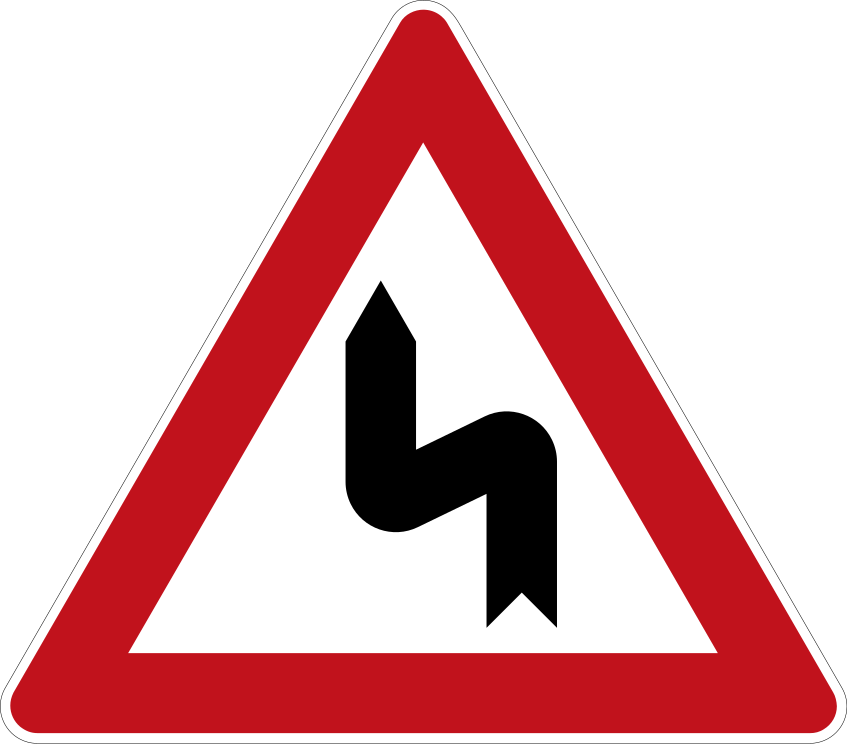
#> input picture test_img/Doppelkurve_(zunächst_links).png, 847 x 744 px; its folder holds 4 pictures in this run
$ jupyter execute --allow-errors Traffic_Sign_Classifier.ipynb   (shell and % lines are left out)
#> lines starting #> are read from the running program, lines starting #| are printed output that depends on the picture
# Self-Driving Car Engineer Nanodegree

## Deep Learning

## Project: Build a Traffic Sign Recognition Classifier

In this notebook, a template is provided for you to implement your functionality in stages, which is required to successfully complete this project. If additional code is required that cannot be included in the notebook, be sure that the Python code is successfully imported and included in your submission if necessary.

> **Note**: Once you have completed all of the code implementations, you need to finalize your work by exporting the iPython Notebook as an HTML document. Before exporting the notebook to html, all of the code cells need to have been run so that reviewers can see the final implementation and output. You can then export the notebook by using the menu above and navigating to  \n",
    "**File -> Download as -> HTML (.html)**. Include the finished document along with this notebook as your submission.

In addition to implementing code, there is a writeup to complete. The writeup should be completed in a separate file, which can be either a markdown file or a pdf document. There is a [write up template](https://github.com/udacity/CarND-Traffic-Sign-Classifier-Project/blob/master/writeup_template.md) that can be used to guide the writing process. Completing the code template and writeup template will cover all of the [rubric points](https://review.udacity.com/#!/rubrics/481/view) for this project.

The [rubric](https://review.udacity.com/#!/rubrics/481/view) contains "Stand Out Suggestions" for enhancing the project beyond the minimum requirements. The stand out suggestions are optional. If you decide to pursue the "stand out suggestions", you can include the code in this Ipython notebook and also discuss the results in the writeup file.

>**Note:** Code and Markdown cells can be executed using the **Shift + Enter** keyboard shortcut. In addition, Markdown cells can be edited by typically double-clicking the cell to enter edit mode.

---
## Step 0: Load The Data

[cell 1]
# Load pickled data
import pickle

# TODO: Fill this in based on where you saved the training and testing data

training_file = "traffic-signs-data/train.p"
validation_file = "traffic-signs-data/valid.p"
testing_file = "traffic-signs-data/test.p"

#> (the rest of this cell did not finish here and is left out)

---

## Step 1: Dataset Summary & Exploration

The pickled data is a dictionary with 4 key/value pairs:

- `'features'` is a 4D array containing raw pixel data of the traffic sign images, (num examples, width, height, channels).
- `'labels'` is a 1D array containing the label/class id of the traffic sign. The file `signnames.csv` contains id -> name mappings for each id.
- `'sizes'` is a list containing tuples, (width, height) representing the original width and height the image.
- `'coords'` is a list containing tuples, (x1, y1, x2, y2) representing coordinates of a bounding box around the sign in the image. **THESE COORDINATES ASSUME THE ORIGINAL IMAGE. THE PICKLED DATA CONTAINS RESIZED VERSIONS (32 by 32) OF THESE IMAGES**

Complete the basic data summary below. Use python, numpy and/or pandas methods to calculate the data summary rather than hard coding the results. For example, the [pandas shape method](http://pandas.pydata.org/pandas-docs/stable/generated/pandas.DataFrame.shape.html) might be useful for calculating some of the summary results.

### Provide a Basic Summary of the Data Set Using Python, Numpy and/or Pandas

[cell 2]
### Replace each question mark with the appropriate value.
### Use python, pandas or numpy methods rather than hard coding the results
import numpy as np

# Number of training examples
#> (the rest of this cell did not finish here and is left out)

### Include an exploratory visualization of the dataset

Visualize the German Traffic Signs Dataset using the pickled file(s). This is open ended, suggestions include: plotting traffic sign images, plotting the count of each sign, etc.

The [Matplotlib](http://matplotlib.org/) [examples](http://matplotlib.org/examples/index.html) and [gallery](http://matplotlib.org/gallery.html) pages are a great resource for doing visualizations in Python.

**NOTE:** It's recommended you start with something simple first. If you wish to do more, come back to it after you've completed the rest of the sections. It can be interesting to look at the distribution of classes in the training, validation and test set. Is the distribution the same? Are there more examples of some classes than others?

[cell 3]
### Data exploration visualization code goes here.
### Feel free to use as many code cells as needed.
import matplotlib
import matplotlib.pyplot as plt
# Visualizations will be shown in the notebook.

[cell 4]
from pandas import read_csv
#> (the rest of this cell did not finish here and is left out)

[cell 5]
# [13 lines left out: function split_by_class, not called in this run]

matplotlib.rcParams['figure.figsize'] = (12, 64)
print("Generating graph...")
#> (the rest of this cell did not finish here and is left out)

----

## Step 2: Design and Test a Model Architecture

Design and implement a deep learning model that learns to recognize traffic signs. Train and test your model on the [German Traffic Sign Dataset](http://benchmark.ini.rub.de/?section=gtsrb&subsection=dataset).

The LeNet-5 implementation shown in the [classroom](https://classroom.udacity.com/nanodegrees/nd013/parts/fbf77062-5703-404e-b60c-95b78b2f3f9e/modules/6df7ae49-c61c-4bb2-a23e-6527e69209ec/lessons/601ae704-1035-4287-8b11-e2c2716217ad/concepts/d4aca031-508f-4e0b-b493-e7b706120f81) at the end of the CNN lesson is a solid starting point. You'll have to change the number of classes and possibly the preprocessing, but aside from that it's plug and play!

With the LeNet-5 solution from the lecture, you should expect a validation set accuracy of about 0.89. To meet specifications, the validation set accuracy will need to be at least 0.93. It is possible to get an even higher accuracy, but 0.93 is the minimum for a successful project submission.

There are various aspects to consider when thinking about this problem:

- Neural network architecture (is the network over or underfitting?)
- Play around preprocessing techniques (normalization, rgb to grayscale, etc)
- Number of examples per label (some have more than others).
- Generate fake data.

Here is an example of a [published baseline model on this problem](http://yann.lecun.com/exdb/publis/pdf/sermanet-ijcnn-11.pdf). It's not required to be familiar with the approach used in the paper but, it's good practice to try to read papers like these.

### Pre-process the Data Set (normalization, grayscale, etc.)

Minimally, the image data should be normalized so that the data has mean zero and equal variance. For image data, `(pixel - 128)/ 128` is a quick way to approximately normalize the data and can be used in this project.

Other pre-processing steps are optional. You can try different techniques to see if it improves performance.

Use the code cell (or multiple code cells, if necessary) to implement the first step of your project.

[cell 6]
import random
from scipy import ndarray
import skimage
from skimage import transform, util

# [37 lines left out: functions random_rotation, random_noise, random_shear, not called in this run]

matplotlib.rcParams['figure.figsize'] = (12, 12)
#> (the rest of this cell did not finish here and is left out)

[cell 7]
from collections import Counter
import random
PER_CLASS_MAX = 3000 # maximum number of total images for each class

transformations = {
    0: random_rotation,
    1: random_noise,
    2: random_shear
}

def concat(a, b):
    """Concatenate two arrays."""
    return np.concatenate((a, b), axis=0)

# [20 lines of commented-out code are left out]

# [14 lines left out: function augment_img, not called in this run]

#> (the rest of this cell did not finish here and is left out)

[cell 8]
matplotlib.rcParams['figure.figsize'] = (12, 64)
print("Generating graph...")
#> (the rest of this cell did not finish here and is left out)

#> (a cell that did not finish here is left out)

[cell 10]
### Preprocess the data here. It is required to normalize the data. Other preprocessing steps could include
### converting to grayscale, etc.
### Feel free to use as many code cells as needed.
# reference: https://navoshta.com/traffic-signs-classification/
from sklearn.utils import shuffle
from skimage.restoration import denoise_tv_chambolle

# [16 lines left out: function enhance, not called in this run]

# preprocess the dataset and one-hot encoding the label set
alpha = 1.5
#> (the rest of this cell did not finish here and is left out)

#> (a cell that did not finish here is left out)

### Model Architecture

[cell 12]
### Define your architecture here.
### Feel free to use as many code cells as needed.
import tensorflow as tf

EPOCHS = 10
BATCH_SIZE = 128
KEEP_PROB = 0.5

# [126 lines left out: functions inception_2d, train_model, not called in this run]

### Train, Validate and Test the Model

A validation set can be used to assess how well the model is performing. A low accuracy on the training and validation
sets imply underfitting. A high accuracy on the training set but low accuracy on the validation set implies overfitting.

[cell 13]
### Train your model here.
### Calculate and report the accuracy on the training and validation set.
### Once a final model architecture is selected,
### the accuracy on the test set should be calculated and reported as well.
### Feel free to use as many code cells as needed.

learning_rate = 0.001 # learning rate is 0.001

# setting trainables
#> (the rest of this cell did not finish here and is left out)

#> (a cell that did not finish here is left out)

---

## Step 3: Test a Model on New Images

To give yourself more insight into how your model is working, download at least five pictures of German traffic signs from the web and use your model to predict the traffic sign type.

You may find `signnames.csv` useful as it contains mappings from the class id (integer) to the actual sign name.

### Load and Output the Images

[cell 15]
### Load the images and plot them here.
### Feel free to use as many code cells as needed.
import os, glob
path = os.getcwd()+"/test_img/*.png"
files = glob.glob(path)
n_files = len(files)
print("Number of testing images:", n_files)

matplotlib.rcParams['figure.figsize'] = (12, 12)
for i in range(n_files):
    img = plt.imread(files[i])
#> img is the input picture: shape (744, 847, 4) float32; mean R, G, B, A 0.431, 0.244, 0.254, 0.554
    plt.subplot(3, 4, i + 1)
    plt.xlabel(files[i].split("/")[-1].split(".")[0])
    plt.imshow(img)
plt.savefig('outputs/test_imgs.png')
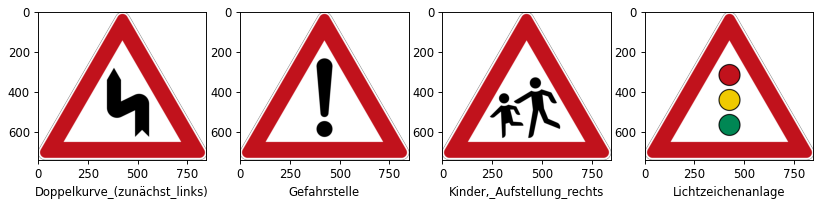
#> figure drawn by matplotlib, 4 panels
matplotlib.rcParams['figure.figsize'] = (12, 12)

### Predict the Sign Type for Each Image

[cell 16]
### Run the predictions here and use the model to output the prediction for each image.
### Make sure to pre-process the images with the same pre-processing pipeline used earlier.
### Feel free to use as many code cells as needed.
from skimage.transform import resize

test_imgs = np.zeros((n_files, 32, 32, 1), dtype="float")

for i in range(n_files):
    img = plt.imread(files[i])
    test_imgs[i] = resize(img, output_shape=(32, 32, 1), mode="reflect")

matplotlib.rcParams['figure.figsize'] = (12, 12)
for i in range(n_files):
    plt.subplot(3, 4, i + 1)
    plt.xlabel(files[i].split("/")[-1].split(".")[0])
    plt.imshow(test_imgs[i].reshape(32, 32), cmap="gray")
plt.savefig('outputs/test_imgs_enhanced.png')
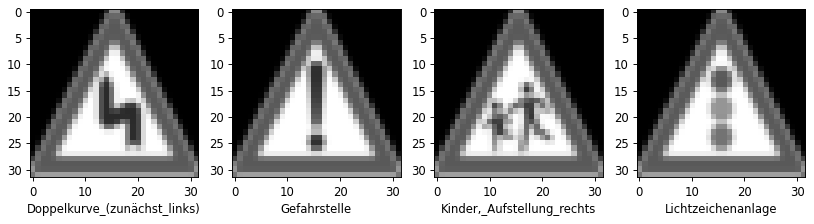
#> figure drawn by matplotlib, 4 panels
matplotlib.rcParams['figure.figsize'] = (12, 12)
